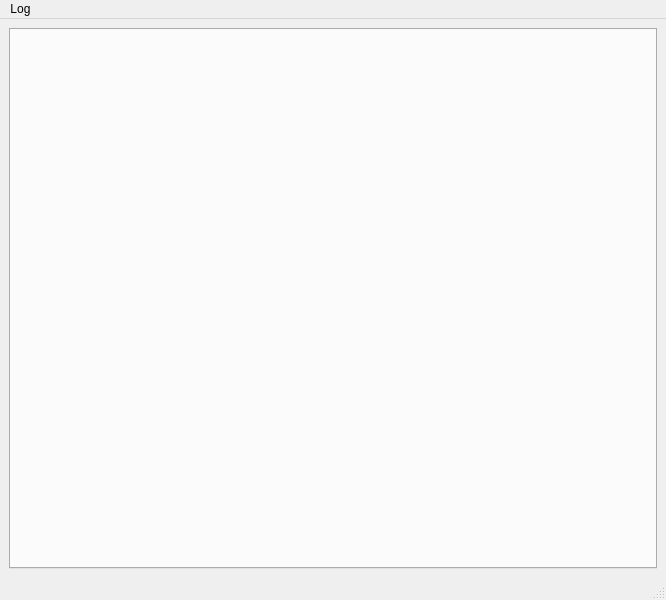
<?xml version="1.0" encoding="UTF-8"?>
<ui version="4.0">
 <class>qbuGUIDev2MainWindow</class>
 <widget class="QMainWindow" name="qbuGUIDev2MainWindow">
  <property name="geometry">
   <rect>
    <x>0</x>
    <y>0</y>
    <width>666</width>
    <height>600</height>
   </rect>
  </property>
  <property name="minimumSize">
   <size>
    <width>400</width>
    <height>400</height>
   </size>
  </property>
  <property name="windowTitle">
   <string>MainWindow</string>
  </property>
  <widget class="QWidget" name="centralwidget">
   <layout class="QVBoxLayout" name="verticalLayout">
    <item>
     <widget class="QTabWidget" name="tabWidget">
      <property name="currentIndex">
       <number>-1</number>
      </property>
     </widget>
    </item>
   </layout>
  </widget>
  <widget class="QMenuBar" name="menubar">
   <property name="geometry">
    <rect>
     <x>0</x>
     <y>0</y>
     <width>666</width>
     <height>21</height>
    </rect>
   </property>
   <widget class="QMenu" name="menuWidgets">
    <property name="title">
     <string>Log</string>
    </property>
    <addaction name="actionTestLog0"/>
    <addaction name="actionToggleRandomData"/>
    <addaction name="actionToggle_Random_Data_Generation_Job"/>
    <addaction name="actionHide_Filename_Column"/>
   </widget>
   <addaction name="menuWidgets"/>
  </widget>
  <widget class="QStatusBar" name="statusbar"/>
  <action name="actionTestLog0">
   <property name="text">
    <string>TestLog0</string>
   </property>
  </action>
  <action name="actionToggleRandomData">
   <property name="text">
    <string>Toggle Random Data Generation</string>
   </property>
  </action>
  <action name="actionToggle_Random_Data_Generation_Job">
   <property name="text">
    <string>Toggle Random Data Generation Job</string>
   </property>
  </action>
  <action name="actionHide_Filename_Column">
   <property name="text">
    <string>Hide Filename Column</string>
   </property>
  </action>
 </widget>
 <resources/>
 <connections/>
</ui>
